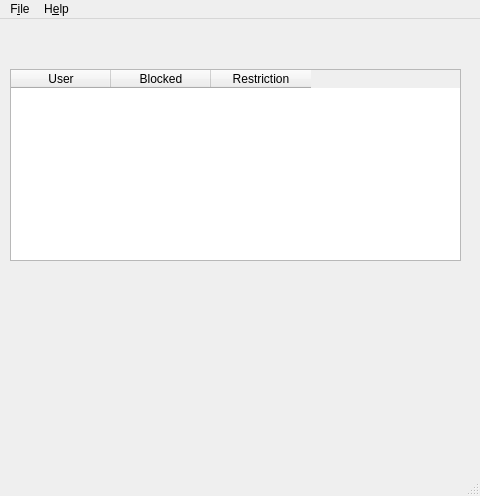
<?xml version="1.0" encoding="UTF-8"?>
<ui version="4.0">
 <class>AdminWindow</class>
 <widget class="QMainWindow" name="AdminWindow">
  <property name="geometry">
   <rect>
    <x>0</x>
    <y>0</y>
    <width>480</width>
    <height>496</height>
   </rect>
  </property>
  <property name="windowTitle">
   <string>Admin</string>
  </property>
  <widget class="QWidget" name="centralwidget">
   <widget class="QTableWidget" name="usersTableWidget">
    <property name="geometry">
     <rect>
      <x>10</x>
      <y>50</y>
      <width>451</width>
      <height>192</height>
     </rect>
    </property>
    <property name="columnCount">
     <number>3</number>
    </property>
    <column>
     <property name="text">
      <string>User</string>
     </property>
    </column>
    <column>
     <property name="text">
      <string>Blocked</string>
     </property>
    </column>
    <column>
     <property name="text">
      <string>Restriction</string>
     </property>
    </column>
   </widget>
  </widget>
  <widget class="QMenuBar" name="menubar">
   <property name="geometry">
    <rect>
     <x>0</x>
     <y>0</y>
     <width>480</width>
     <height>35</height>
    </rect>
   </property>
   <widget class="QMenu" name="menuFile">
    <property name="title">
     <string>F&amp;ile</string>
    </property>
    <addaction name="actionExit"/>
    <addaction name="actionChange_password"/>
   </widget>
   <widget class="QMenu" name="menuHelp">
    <property name="title">
     <string>H&amp;elp</string>
    </property>
    <addaction name="actionAbout"/>
   </widget>
   <addaction name="menuFile"/>
   <addaction name="menuHelp"/>
  </widget>
  <widget class="QStatusBar" name="statusbar"/>
  <action name="actionExit">
   <property name="text">
    <string>&amp;Exit</string>
   </property>
  </action>
  <action name="actionAbout">
   <property name="text">
    <string>&amp;About</string>
   </property>
  </action>
  <action name="actionChange_password">
   <property name="text">
    <string>&amp;Change password</string>
   </property>
  </action>
 </widget>
 <resources/>
 <connections/>
</ui>
